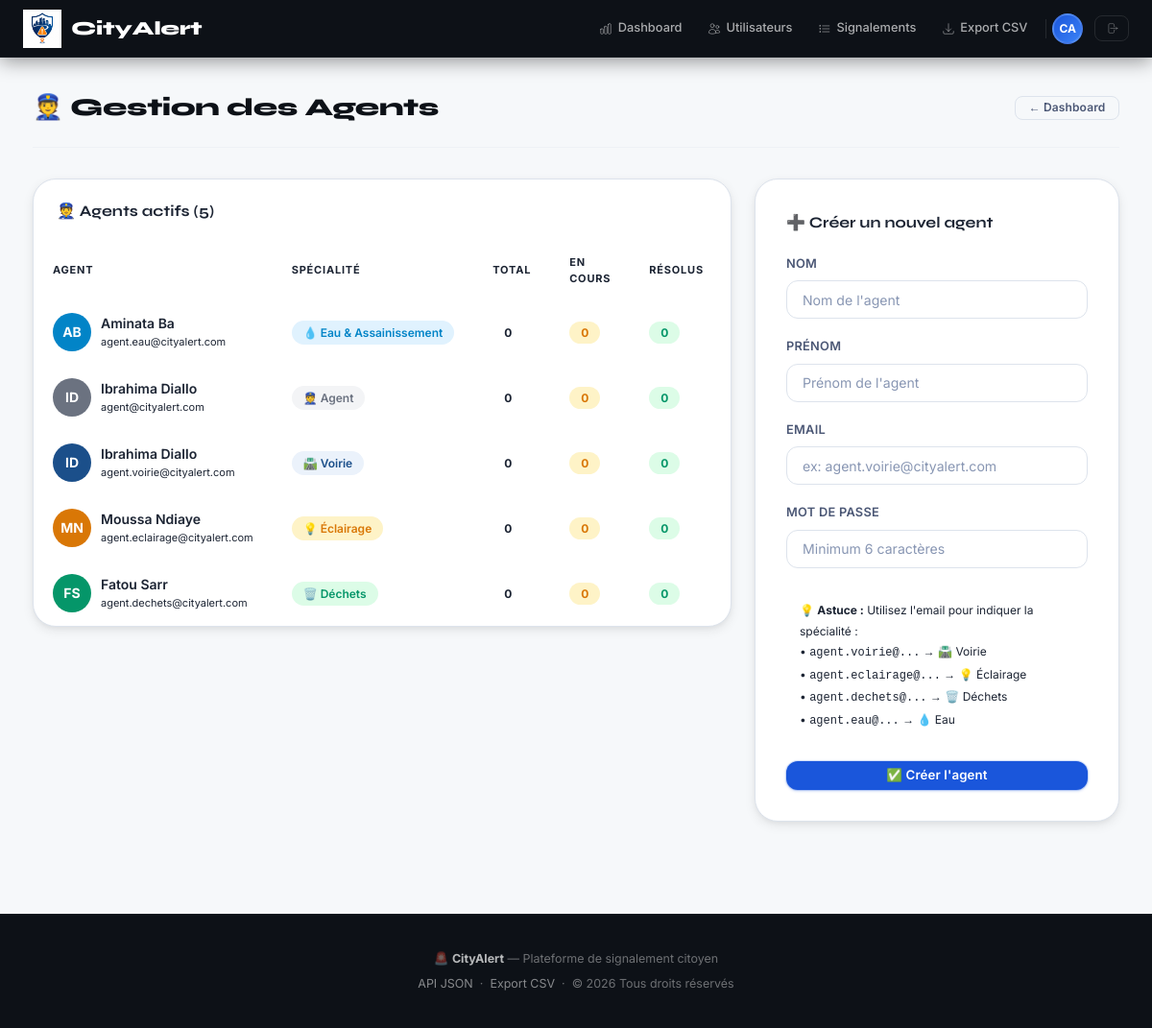
The app's page /index.php/admin/agents (signed in) with its own data.
### tables this page shows
CREATE TABLE IF NOT EXISTS users (
    id         INT AUTO_INCREMENT PRIMARY KEY,
    nom        VARCHAR(100) NOT NULL,
    prenom     VARCHAR(100) NOT NULL,
    email      VARCHAR(150) NOT NULL UNIQUE,
    password   VARCHAR(255) NOT NULL,
    role       ENUM('citoyen','agent','admin') DEFAULT 'citoyen',
    created_at DATETIME DEFAULT CURRENT_TIMESTAMP,
    updated_at DATETIME DEFAULT CURRENT_TIMESTAMP ON UPDATE CURRENT_TIMESTAMP
);

### app/controllers/AdminController.php (called while the page is built, shortened)
<?php
require_once ROOT_PATH . '/config/Database.php';
class AdminController
{
    private PDO $db;
    public function __construct()
    {
        $this->db = Database::getInstance()->getConnexion();
    }
    public function agents(): void
    {
        $agents = $this->db->query(
            "SELECT u.*,
                    COUNT(s.id) AS nb_signalements,
                    SUM(s.statut = 'resolu')   AS nb_resolus,
                    SUM(s.statut = 'en_cours') AS nb_en_cours
             FROM users u
             LEFT JOIN signalements s ON s.agent_id = u.id
             WHERE u.role = 'agent'
             GROUP BY u.id
             ORDER BY u.nom"
        )->fetchAll();
        require VIEW_PATH . '/admin/agents.php';
    }
}

### index.php (called while the page is built, shortened)
<?php
require_once __DIR__ . '/app/controllers/AdminController.php';
$router = new Router();
$router->get( '/login',            'AuthController', 'login');
$router->post('/login/traiter',    'AuthController', 'traiterLogin');
$router->get( '/register',         'AuthController', 'register');
$router->post('/register/traiter', 'AuthController', 'traiterRegister');
$router->get( '/logout',           'AuthController', 'logout');
$router->get('/citoyen/dashboard',  'DashboardController', 'citoyen');
$router->get('/agent/dashboard',    'DashboardController', 'agent');
$router->get('/admin/dashboard',    'DashboardController', 'admin');
$router->get( '/admin/utilisateurs',       'AdminController', 'utilisateurs');
$router->get( '/admin/agents',             'AdminController', 'agents');
$router->post('/admin/agents/creer',       'AdminController', 'creerAgent');
$router->get( '/admin/agents/supprimer',   'AdminController', 'supprimerAgent');
$router->post('/admin/changer-role',       'AdminController', 'changerRole');
$router->get( '/signalements',           'SignalementController', 'liste');
$router->get('/admin/citoyens', 'AdminController', 'citoyens');
$router->get( '/signalements/ajouter',   'SignalementController', 'ajouter');
$router->post('/signalements/ajouter',   'SignalementController', 'traiterAjout');
$router->get( '/signalements/detail',    'SignalementController', 'detail');
$router->get( '/signalements/modifier',  'SignalementController', 'modifier');
$router->post('/signalements/modifier',  'SignalementController', 'traiterModifier');
$router->get( '/signalements/supprimer', 'SignalementController', 'supprimer');
$router->post('/signalements/statut',    'SignalementController', 'changerStatut');
$router->post('/signalements/assigner',  'SignalementController', 'assigner');
$router->post('/commentaires/ajouter', 'CommentaireController', 'ajouter');
if (class_exists('ApiController')) {
    $router->get('/api/signalements', 'ApiController', 'signalements');
    $router->get('/api/signalement',  'ApiController', 'signalement');
    $router->get('/api/stats',        'ApiController', 'stats');
}
if (class_exists('ExportController')) {
    $router->get('/export/csv', 'ExportController', 'csv');
}
$router->dispatch();

### config/Database.php (called while the page is built, shortened)
<?php
class Database
{
    private static ?Database $instance = null;
    private PDO $connexion;
    private function __construct()
    {
        try {
            $dsn = "mysql:host=" . DB_HOST . ";port=" . DB_PORT
                 . ";dbname=" . DB_NAME . ";charset=" . DB_CHARSET;
            $this->connexion = new PDO($dsn, DB_USER, DB_PASS);
            $this->connexion->setAttribute(PDO::ATTR_ERRMODE,            PDO::ERRMODE_EXCEPTION);
            $this->connexion->setAttribute(PDO::ATTR_DEFAULT_FETCH_MODE, PDO::FETCH_ASSOC);
            $this->connexion->setAttribute(PDO::ATTR_EMULATE_PREPARES,   false);
        } catch (PDOException $e) {
            die("❌ Erreur de connexion : " . $e->getMessage());
        }
    }
    public static function getInstance(): self
    {
        if (self::$instance === null) self::$instance = new self();
        return self::$instance;
    }
    public function getConnexion(): PDO { return $this->connexion; }
}

### app/views/admin/agents.php (the view, shortened to what this page needs)
<?php require_once VIEW_PATH . '/layout/header.php'; ?>
<?php require_once VIEW_PATH . '/layout/navbar.php'; ?>
<div class="container">
    <div class="page-header">
        <h1>👮 Gestion des Agents</h1>
        <a href="<?= BASE_URL ?>/admin/dashboard" class="btn btn-outline btn-sm">← Dashboard</a>
    </div>
    <div style="display:grid;grid-template-columns:1fr 380px;gap:1.5rem;align-items:start">
        <div class="form-card" style="max-width:100%;padding:0;overflow:hidden">
            <div style="padding:20px 24px;border-bottom:1px solid var(--gray-100);display:flex;align-items:center;justify-content:space-between">
                <h3 style="font-family:var(--font-display);font-size:16px;font-weight:700;color:var(--gray-900)">
                    👮 Agents actifs (<?= count($agents) ?>)
                </h3>
            </div>
            <div style="overflow-x:auto">
                <table style="width:100%;border-collapse:collapse">
                    <thead>
                        <tr style="background:var(--gray-50)">
                            <th style="padding:12px 20px;text-align:left;font-size:11px;font-weight:700;color:var(--gray-400);text-transform:uppercase;letter-spacing:.8px;border-bottom:1px solid var(--gray-100)">Agent</th>
                            <th style="padding:12px 20px;text-align:left;font-size:11px;font-weight:700;color:var(--gray-400);text-transform:uppercase;letter-spacing:.8px;border-bottom:1px solid var(--gray-100)">Spécialité</th>
                            <th style="padding:12px 20px;text-align:left;font-size:11px;font-weight:700;color:var(--gray-400);text-transform:uppercase;letter-spacing:.8px;border-bottom:1px solid var(--gray-100)">Total</th>
                            <th style="padding:12px 20px;text-align:left;font-size:11px;font-weight:700;color:var(--gray-400);text-transform:uppercase;letter-spacing:.8px;border-bottom:1px solid var(--gray-100)">En cours</th>
                            <th style="padding:12px 20px;text-align:left;font-size:11px;font-weight:700;color:var(--gray-400);text-transform:uppercase;letter-spacing:.8px;border-bottom:1px solid var(--gray-100)">Résolus</th>
                            <th style="padding:12px 20px;text-align:left;font-size:11px;font-weight:700;color:var(--gray-400);text-transform:uppercase;letter-spacing:.8px;border-bottom:1px solid var(--gray-100)">Action</th>
                        </tr>
                    </thead>
                    <tbody>
                        <?php if (empty($agents)): ?>
                            <tr>
                                <td colspan="6" style="text-align:center;padding:40px;color:var(--gray-400);font-size:14px">
                                    Aucun agent pour le moment
                                </td>
                            </tr>
                        <?php else: ?>
                            <?php foreach ($agents as $agent): ?>
                                <?php
                                    $email = $agent['email'] ?? '';
                                    if (str_contains($email, 'voirie'))        { $spec = '🛣️ Voirie';               $color = '#1B4F8A'; $bg = '#EBF2FB'; }
                                    elseif (str_contains($email, 'eclairage')) { $spec = '💡 Éclairage';            $color = '#D97706'; $bg = '#FEF3C7'; }
                                    elseif (str_contains($email, 'dechets'))   { $spec = '🗑️ Déchets';              $color = '#059669'; $bg = '#DCFCE7'; }
                                    elseif (str_contains($email, 'eau'))       { $spec = '💧 Eau & Assainissement'; $color = '#0284C7'; $bg = '#E0F2FE'; }
                                    else                                       { $spec = '👮 Agent';                $color = '#6B7280'; $bg = '#F3F4F6'; }
                                ?>
                                <tr style="border-bottom:1px solid var(--gray-100)">
                                    <td style="padding:14px 20px">
                                        <div style="display:flex;align-items:center;gap:10px">
                                            <div style="width:40px;height:40px;border-radius:50%;background:<?= $color ?>;display:flex;align-items:center;justify-content:center;color:white;font-weight:700;font-size:14px;flex-shrink:0">
                                                <?= strtoupper(substr($agent['prenom'], 0, 1) . substr($agent['nom'], 0, 1)) ?>
                                            </div>
                                            <div>
                                                <div style="font-weight:600;font-size:14px;color:var(--gray-900)">
                                                    <?= htmlspecialchars($agent['prenom'] . ' ' . $agent['nom']) ?>
                                                </div>
                                                <div style="font-size:11px;color:var(--gray-400)">
                                                    <?= htmlspecialchars($email) ?>
                                                </div>
                                            </div>
                                        </div>
                                    </td>
                                    <td style="padding:14px 20px">
                                        <span style="background:<?= $bg ?>;color:<?= $color ?>;padding:5px 12px;border-radius:20px;font-size:12px;font-weight:600;white-space:nowrap">
                                            <?= $spec ?>
                                        </span>
                                    </td>
                                    <td style="padding:14px 20px">
                                        <span style="background:var(--primary-light);color:var(--primary);padding:4px 12px;border-radius:20px;font-size:12px;font-weight:700">
                                            <?= $agent['nb_signalements'] ?>
                                        </span>
                                    </td>
                                    <td style="padding:14px 20px">
                                        <span style="background:#FEF3C7;color:#D97706;padding:4px 12px;border-radius:20px;font-size:12px;font-weight:700">
                                            <?= $agent['nb_en_cours'] ?? 0 ?>
                                        </span>
                                    </td>
                                    <td style="padding:14px 20px">
                                        <span style="background:#DCFCE7;color:#059669;padding:4px 12px;border-radius:20px;font-size:12px;font-weight:700">
                                            <?= $agent['nb_resolus'] ?? 0 ?>
                                        </span>
                                    </td>
                                    <td style="padding:14px 20px">
                                    </td>
                                </tr>
                            <?php endforeach; ?>
                        <?php endif; ?>
                    </tbody>
                </table>
            </div>
        </div>
        <div class="form-card">
            <h3 style="font-family:var(--font-display);font-size:16px;font-weight:700;margin-bottom:20px;color:var(--gray-900)">
                ➕ Créer un nouvel agent
            </h3>
            <form method="POST" action="<?= BASE_URL ?>/admin/agents/creer">
                <div class="form-group">
                    <label>Nom</label>
                    <input type="text" name="nom" placeholder="Nom de l'agent" required>
                </div>
                <div class="form-group">
                    <label>Prénom</label>
                    <input type="text" name="prenom" placeholder="Prénom de l'agent" required>
                </div>
                <div class="form-group">
                    <label>Email</label>
                    <input type="email" name="email" placeholder="ex: agent.voirie@cityalert.com" required>
                </div>
                <div class="form-group">
                    <label>Mot de passe</label>
                    <input type="password" name="password" placeholder="Minimum 6 caractères" required>
                </div>
                <div style="background:var(--primary-light);border-radius:8px;padding:14px;margin-bottom:16px;font-size:12px;color:var(--primary);line-height:1.8">
                    💡 <strong>Astuce :</strong> Utilisez l'email pour indiquer la spécialité :<br>
                    • <code>agent.voirie@...</code> → 🛣️ Voirie<br>
                    • <code>agent.eclairage@...</code> → 💡 Éclairage<br>
                    • <code>agent.dechets@...</code> → 🗑️ Déchets<br>
                    • <code>agent.eau@...</code> → 💧 Eau
                </div>
                <button type="submit" class="btn btn-primary btn-full">
                    ✅ Créer l'agent
                </button>
            </form>
        </div>
    </div>
</div>
<?php require_once VIEW_PATH . '/layout/footer.php'; ?>

### records on screen
users: prenom+nom "AB", prenom+nom "Aminata Ba", email "agent.eau@cityalert.com", email "💧 Eau & Assainissement", nb_signalements "0", nb_en_cours "0", nb_resolus "0"
users: prenom+nom "ID", prenom+nom "Ibrahima Diallo", email "agent@cityalert.com", email "👮 Agent", nb_signalements "0", nb_en_cours "0", nb_resolus "0"
users: prenom+nom "ID", prenom+nom "Ibrahima Diallo", email "agent.voirie@cityalert.com", email "🛣️ Voirie", nb_signalements "0", nb_en_cours "0", nb_resolus "0"
users: prenom+nom "MN", prenom+nom "Moussa Ndiaye", email "agent.eclairage@cityalert.com", email "💡 Éclairage", nb_signalements "0", nb_en_cours "0", nb_resolus "0"
users: prenom+nom "FS", prenom+nom "Fatou Sarr", email "agent.dechets@cityalert.com", email "🗑️ Déchets", nb_signalements "0", nb_en_cours "0", nb_resolus "0"

### other values on screen
count($agents) "5"
